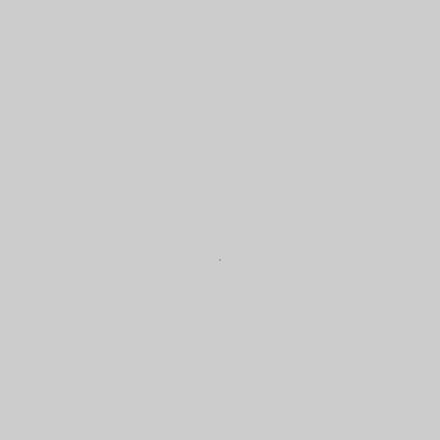
Frame 1 (no input)
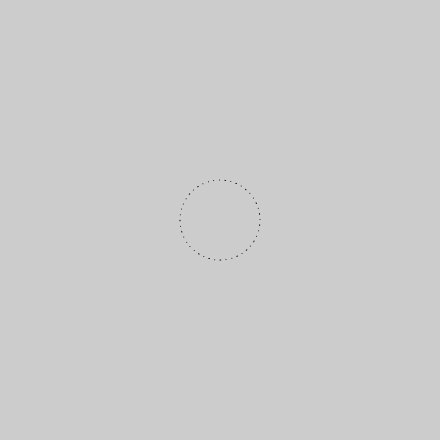
Frame 60 (no input)
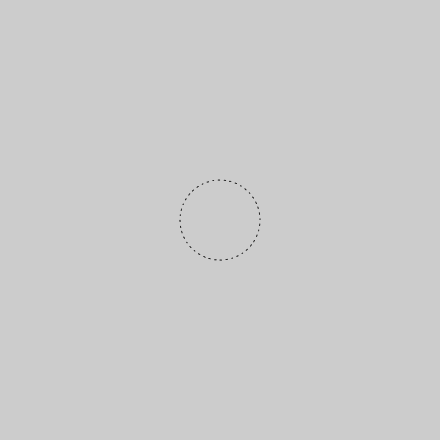
Frame 120 (the mouse pressed at the canvas centre since frame 60)

The p5.js sketch that drew these frames (run headless with seeded random() and noise() and a simulated clock; from frame 60 on, the mouse is pressed at the canvas centre):

// p5.js sketch
// ── sketch.js
var i = 0

function setup() {
  createCanvas(440, 440);
  fill(0);
  background(204);
  frameRate(144);
}

function draw() {
    var x = sin(i);
    var y = sin(i + 3.14/2);
    point(220 + x * 40, 220 + y * 40, 4, 4);
    i++;
}
